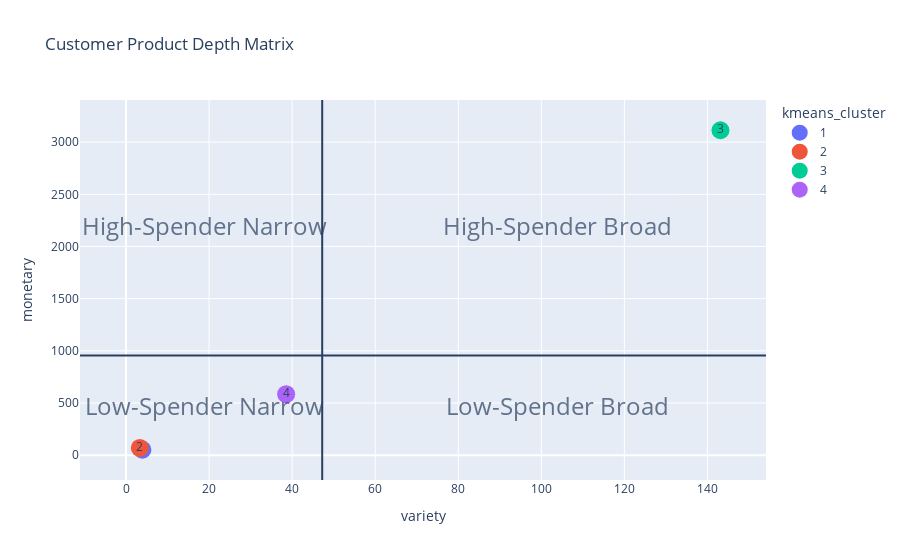

Write notebook code for a chart like this one.
### Code cell
create_customer_product_depth_matrix(rfmv_stats)

### Figure 1 — Plotly figure (JSON) as saved in the notebook; plotly's stock layout.template omitted (floating-point values rounded to 4 significant figures)
{"data": [{"hovertemplate": "kmeans_cluster=%{text}<br>variety=%{x}<br>monetary=%{y}<extra></extra>", "legendgroup": "1", "marker": {"color": "#636efa", "size": 18, "symbol": "circle"}, "mode": "markers+text", "name": "1", "orientation": "v", "showlegend": true, "text": [1], "type": "scatter", "x": [3.942], "xaxis": "x", "y": [52.04], "yaxis": "y"}, {"hovertemplate": "kmeans_cluster=%{text}<br>variety=%{x}<br>monetary=%{y}<extra></extra>", "legendgroup": "2", "marker": {"color": "#EF553B", "size": 18, "symbol": "circle"}, "mode": "markers+text", "name": "2", "orientation": "v", "showlegend": true, "text": [2], "type": "scatter", "x": [3.315], "xaxis": "x", "y": [69.12], "yaxis": "y"}, {"hovertemplate": "kmeans_cluster=%{text}<br>variety=%{x}<br>monetary=%{y}<extra></extra>", "legendgroup": "3", "marker": {"color": "#00cc96", "size": 18, "symbol": "circle"}, "mode": "markers+text", "name": "3", "orientation": "v", "showlegend": true, "text": [3], "type": "scatter", "x": [143.1], "xaxis": "x", "y": [3114.0], "yaxis": "y"}, {"hovertemplate": "kmeans_cluster=%{text}<br>variety=%{x}<br>monetary=%{y}<extra></extra>", "legendgroup": "4", "marker": {"color": "#ab63fa", "size": 18, "symbol": "circle"}, "mode": "markers+text", "name": "4", "orientation": "v", "showlegend": true, "text": [4], "type": "scatter", "x": [38.55], "xaxis": "x", "y": [584.2], "yaxis": "y"}], "layout": {"annotations": [{"font": {"size": 24}, "opacity": 0.7, "showarrow": false, "text": "High-Spender Narrow", "x": 18.89, "y": 2101.0, "yshift": 10}, {"font": {"size": 24}, "opacity": 0.7, "showarrow": false, "text": "High-Spender Broad", "x": 103.9, "y": 2101.0, "yshift": 10}, {"font": {"size": 24}, "opacity": 0.7, "showarrow": false, "text": "Low-Spender Narrow", "x": 18.89, "y": 381.9, "yshift": 10}, {"font": {"size": 24}, "opacity": 0.7, "showarrow": false, "text": "Low-Spender Broad", "x": 103.9, "y": 381.9, "yshift": 10}], "legend": {"title": {"text": "kmeans_cluster"}, "tracegroupgap": 0}, "shapes": [{"type": "line", "x0": 47.23, "x1": 47.23, "xref": "x", "y0": 0, "y1": 1, "yref": "y domain"}, {"type": "line", "x0": 0, "x1": 1, "xref": "x domain", "y0": 954.8, "y1": 954.8, "yref": "y"}], "title": {"text": "Customer Product Depth Matrix"}, "xaxis": {"anchor": "y", "domain": [0, 1], "title": {"text": "variety"}}, "yaxis": {"anchor": "x", "domain": [0, 1], "title": {"text": "monetary"}}}}
